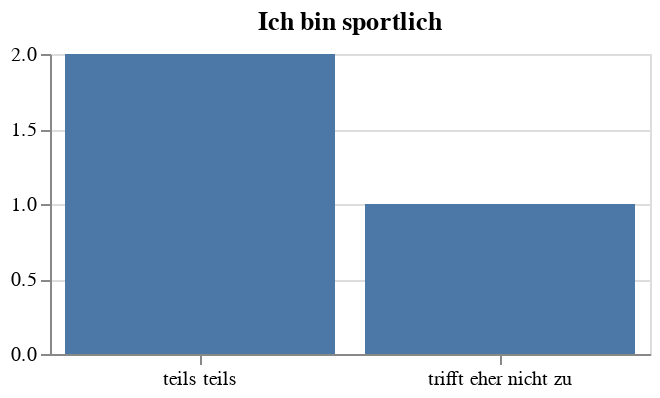

Notebook source saved alongside this figure:
### Code cell
alt.Chart(df).mark_bar().encode(
    alt.X('sport', axis=alt.Axis(title="", labelAngle=0)),
    alt.Y('count(sport)', axis=alt.Axis(title = ""))
).properties(
    title='Ich bin sportlich',
    width=300,
    height=150
)

### Figure 1 — Vega-Lite specification as saved in the notebook (floating-point values rounded to 4 significant figures)
{"config": {"view": {"continuousWidth": 400, "continuousHeight": 300}}, "data": {"name": "data-ca34a76b921e8de2b8c07e2291628c85"}, "mark": "bar", "encoding": {"x": {"axis": {"labelAngle": 0, "title": ""}, "field": "sport", "type": "nominal"}, "y": {"aggregate": "count", "axis": {"title": ""}, "field": "sport", "type": "nominal"}}, "height": 150, "title": "Ich bin sportlich", "width": 300, "$schema": "https://vega.github.io/schema/vega-lite/v4.17.0.json", "datasets": {"data-ca34a76b921e8de2b8c07e2291628c85": [{"sport": "teils teils", "fleissig": "trifft eher zu", "entmutigen": "trifft eher zu", "talente": "trifft überhaupt nicht zu", "einkommen": 9, "energie": 42, "megacity": 4, "geleebohnen": 3000, "soziale_medien": 34, "studium": 34, "buch": "Ja", "alter": 22, "geschlecht": "Männlich", "buch__Ja": 1, "buch__Nein": 0, "geschlecht__Männlich": 1, "geschlecht__Weiblich": 0, "sport_qm": 3, "fleissig_qm": 4, "talente_qm": 1, "entmutigen_qm": 4}, {"sport": "trifft eher nicht zu", "fleissig": "trifft eher nicht zu", "entmutigen": "trifft eher nicht zu", "talente": "trifft eher zu", "einkommen": 45, "energie": 62, "megacity": 3, "geleebohnen": 400, "soziale_medien": 34, "studium": 2, "buch": "Nein", "alter": 34, "geschlecht": "Weiblich", "buch__Ja": 0, "buch__Nein": 1, "geschlecht__Männlich": 0, "geschlecht__Weiblich": 1, "sport_qm": 2, "fleissig_qm": 2, "talente_qm": 4, "entmutigen_qm": 2}, {"sport": "teils teils", "fleissig": "trifft eher nicht zu", "entmutigen": "teils teils", "talente": "trifft eher zu", "einkommen": 34, "energie": 82, "megacity": 5, "geleebohnen": 4000, "soziale_medien": 23, "studium": 12, "buch": "Ja", "alter": 12, "geschlecht": "Männlich", "buch__Ja": 1, "buch__Nein": 0, "geschlecht__Männlich": 1, "geschlecht__Weiblich": 0, "sport_qm": 3, "fleissig_qm": 2, "talente_qm": 4, "entmutigen_qm": 3}]}}
